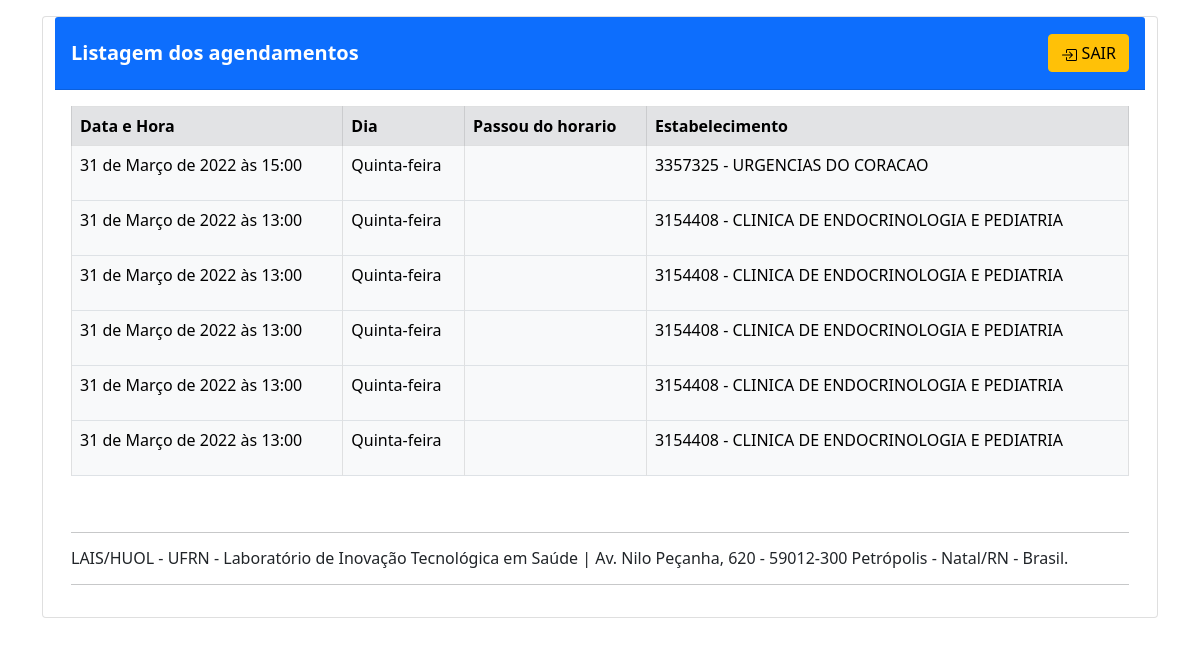
/listagem (signed in), run on an earlier commit of the app's database.
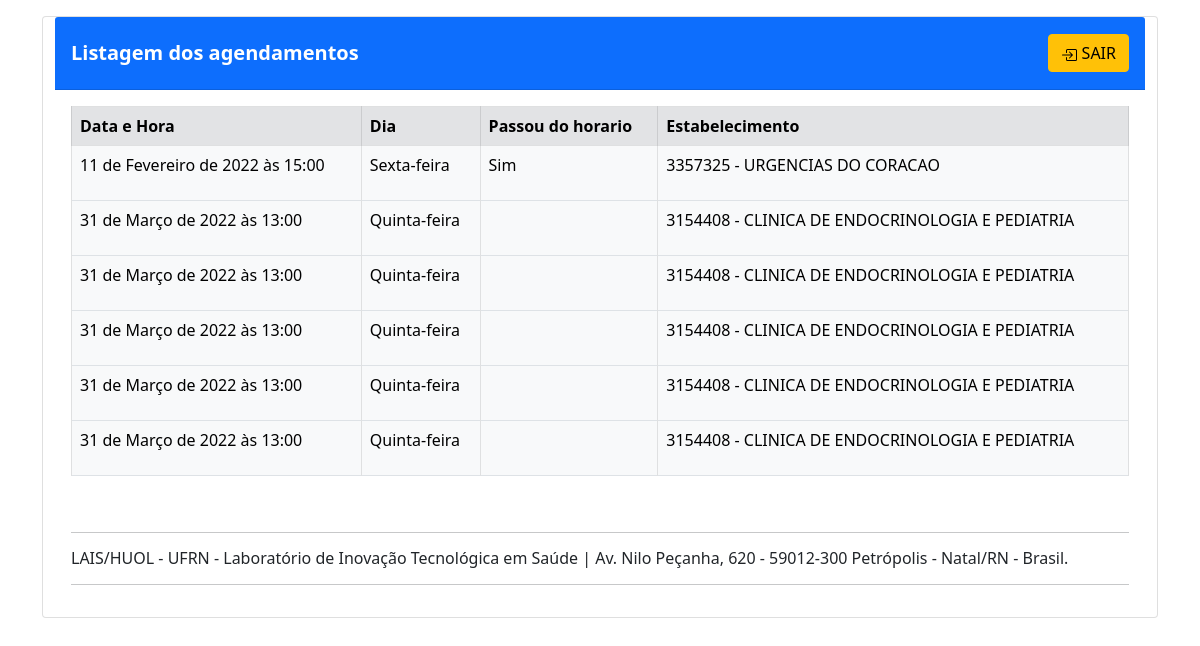
And on a later commit of the database.
### lais/models.py (models this page shows, shortened)
class agendado(models.Model):
    cod_und = models.IntegerField()
    nome_und = models.CharField(max_length=200)
    cpf = models.CharField(primary_key=True, max_length=11)
    ag_data = models.DateTimeField()

### lais/views.py (the view)
# urls.py: path('listagem', listagem, name='listagem'),
def listagem(request):
    if request.user.is_authenticated == True:
        agend = agendado.objects.values_list('ag_data', 'cod_und', 'nome_und')
        today = datetime.datetime.now()
        context = {
            'agend': agend,
            'today': today
        }
        return render(request, 'listagem.html', context)
    else:
        return redirect('/')  # não estando autenticado volta pra home

### lais/templates/listagem.html (shortened to what this page needs)
<head>
<link href="https://cdn.jsdelivr.net/npm/bootstrap@5.0.2/dist/css/bootstrap.min.css" rel="stylesheet">
<link rel="stylesheet" href="https://cdn.jsdelivr.net/npm/bootstrap-icons@1.8.1/font/bootstrap-icons.css">
<link rel="stylesheet" href="https://cdn.jsdelivr.net/npm/bootstrap-icons@1.8.1/font/bootstrap-icons.css">
</head>
<div class="container">
    <div class="card container ">
        <div class="card-header bg-primary">
          <nav class="navbar navbar-dark ">
            <a class="navbar-brand" href="#"><b>Listagem dos agendamentos</b></a>
            <form class="form-inline my-2 my-lg-0">
              <a href="{% url 'logout' %}" class=" btn btn-warning ">
                SAIR</a>
            </form>
          </nav>
        </div>
  <div class="card-body ">
    <table class="table table-bordered  table-hover">
      <thead class="table-light" >
        <tr>
          <td class="table-secondary" ><b>Data e Hora </b></td>
          <td class="table-secondary" ><b>Dia</b></td>
          <td class="table-secondary" ><b>Passou do horario</b></td>
          <td class="table-secondary" ><b>Estabelecimento</b></td>
        </tr>
      </thead>
      <tbody>
        {% for data , cod , nome in agend %}
        <tr>
        <td  class="table-light" > <p> {{data }}  </p> </td>
        <td  class="table-light" >
          <p> {{data | date:"l"}}
        </p>
        </td>
        <td  class="table-light">
           {% if  today.date > data.date %}
                  <p> Sim </p>
           {% endif %}
        </td>
        <td  class="table-light"> <p> {{cod}} - {{nome}} </p></td>
        </tr>
        {% endfor %}
      </tbody>
    </table>
    <br>
    <hr>
    <footer>
    <p class="h6">LAIS/HUOL - UFRN - Laboratório de Inovação Tecnológica em Saúde | Av. Nilo Peçanha, 620 - 59012-300 Petrópolis - Natal/RN - Brasil. </p>
    </footer>
    <hr>
</div>

What changed in the data, as far as the page shows it:
changed agendado "URGENCIAS DO CORACAO": data "31 de Março de 2022 às 15:00" → "11 de Fevereiro de 2022 às 15:00"; data "Quinta-feira" → "Sexta-feira"; now shows "Sim"
